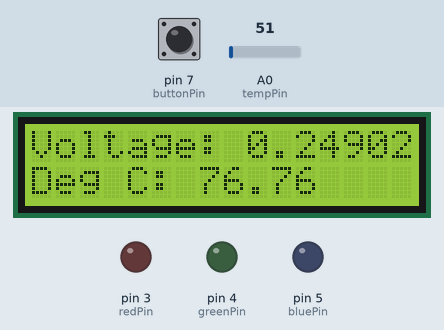
The sketch below on a simulated Arduino Uno, built with avr-gcc and run on an emulated ATmega328P. Shown: 16×2 character LCD, output pins drawn as LEDs (lit = HIGH). The inputs (shaded band) are chosen by the test bench; at power-on: A0 (tempPin) = 51, pin 7 (buttonPin) LOW. Pins used as bus, display or sensor lines are not drawn; what the sketch prints to the serial monitor is not drawn.

Above: at 1.2 s.
1.3 s: A0 (tempPin) set to 61
At 2.8 s:
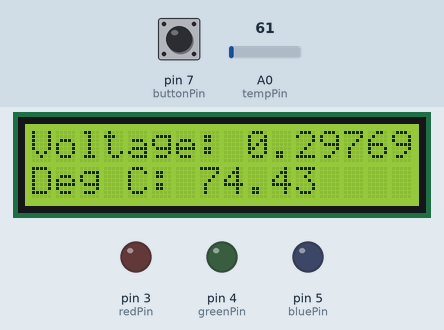
3.3 s: A0 (tempPin) set to 71
At 4.3 s:
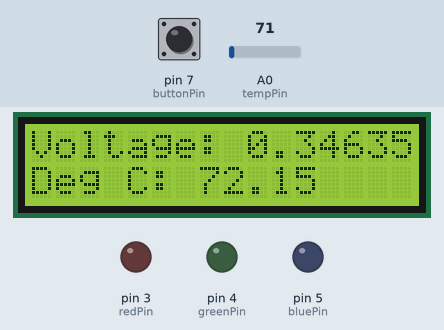
5.4 s: pin 7 (buttonPin) pulled HIGH for 1 s
9.4 s: A0 (tempPin) set to 86
At 10.6 s:
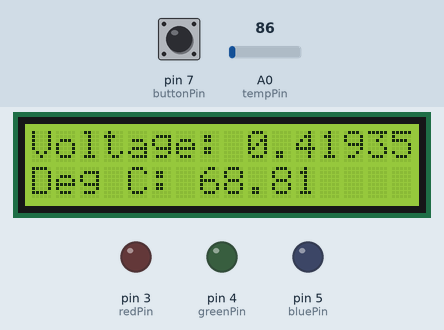
11.3 s: pin 7 (buttonPin) pulled HIGH for 1 s
Timing chart, 0 to 14.3 s (numbered marks = the images above; inputs shaded):
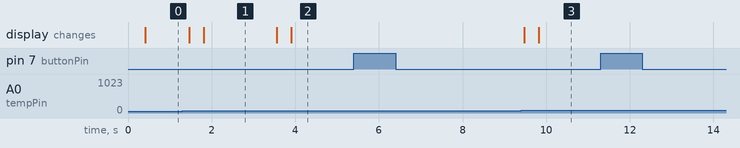

The sketch:

Detector_Building.ino
```cpp
// Cole Delong
// 12/26/2019

// Included pckages
#include <LiquidCrystal.h>

// LCD initialization
LiquidCrystal lcd(8, 9, 10, 11, 12, 13);

// Pin constants
const int bluePin = 5;
const int greenPin = 4;
const int redPin = 3;
const int tempPin = 0;
const int contrastPin = 6;
const int buttonPin = 7;

// Temperature ranges
const int redUpper = 30;
const int redLower = 20;
const int greenUpper = 20;
const int greenLower = 10;
const int blueUpper = 10;
const int blueLower = 0;

// ughhh average temp for more consistency
const int resetNum = 300;
float volts[resetNum];
int cycles = 0;

// jus button tings
bool output = true;
bool curButton;
bool prevButton = false;

void setup() {

  // Initialize the LED pins
  pinMode(bluePin, OUTPUT);
  pinMode(greenPin, OUTPUT);
  pinMode(redPin, OUTPUT);

  // Initialize the button pin
  pinMode(buttonPin, INPUT);
  // Initialize the LCD screen
  analogWrite(6, 75);
  lcd.begin(16, 2);

  // Start a serial port
  Serial.begin(9600);

}

void loop() {

  // The vars for the voltage and degrees
  float voltage, tempC, tempF;

  // Find the voltage the tempPin is receiving
  voltage = getVoltage();

  // only do calculations every 100 cycles with the average of the cycles
  //Serial.println(cycles);
  volts[cycles] = voltage;
  //Serial.println(volts[cycles]);

  if (cycles >= resetNum - 1) {

    // Reset the counter
    cycles = 0;

    // Use the average of the voltages as the voltage
    float sum = 0;
    for (int i = 0; i < resetNum; i++) {
      sum += volts[i];
    }
    voltage = sum/resetNum;

    // Use power equation derived from data to determine the degrees celcius based off of the voltage
    tempC = 137.632 * pow(0.679972, voltage) - 48.2687;

    // Use the calculated celcius to determine the temp feihrenheaeiiit because this is America
    tempF = (tempC * 9/5) + 32;

    // If the output is set to on, output the data
    if (output) {
      // Print both of these values to the serial port and to the LCD screen
      Serial.print("voltage: ");
      Serial.print(voltage, 5);
      Serial.print("  temp C: ");
      Serial.print(tempC);
      Serial.print("  temp F: ");
      Serial.println(tempF);
      lcd.setCursor(0, 0);
      lcd.print("Voltage: ");
      lcd.print(voltage, 5);
      lcd.setCursor(0,1);
      lcd.print("Deg C: ");
      lcd.print(tempC);


      // Turn on the correct LED for the temperature range
      digitalWrite(redPin, LOW);
      digitalWrite(greenPin, LOW);
      digitalWrite(bluePin, LOW);
      if (tempC <= redUpper && tempC >= redLower) digitalWrite(redPin, HIGH);
      if (tempC <= greenUpper && tempC >= greenLower) digitalWrite(greenPin, HIGH);
      if (tempC <= blueUpper && tempC >= blueLower) digitalWrite(bluePin, HIGH);

    }
  }

  // Pause the screen if the button is pressed
  curButton = digitalRead(buttonPin);
  if (curButton != prevButton) toggleOutput();
  prevButton = curButton;


  // increment the cycle count
  cycles += 1;

  // Give it a break, it's been working hard.
  delay(1);

}

float getVoltage() {

  // Calculate the voltage by changing it from a range of 0 to 1023 to a range of 0 to 5. Return the result.
  return (analogRead(tempPin) * (5.0 / 1024.0));

}

void toggleOutput() {

  // toggle the toggleOutput var
  if (output) output = false;
  else output = true;

}
```

Measured:
- after the input at 1.3 s, the display: first changes after 0.16 s (image 1 shows a later state)
- after the input at 3.3 s, the display: first changes after 0.26 s (image 2 shows a later state)
- after the input at 5.4 s, every drawn part: stays the same
- after the input at 9.4 s, the display: first changes after 0.07 s (image 3 shows a later state)
- after the input at 11.3 s, every drawn part: stays the same
